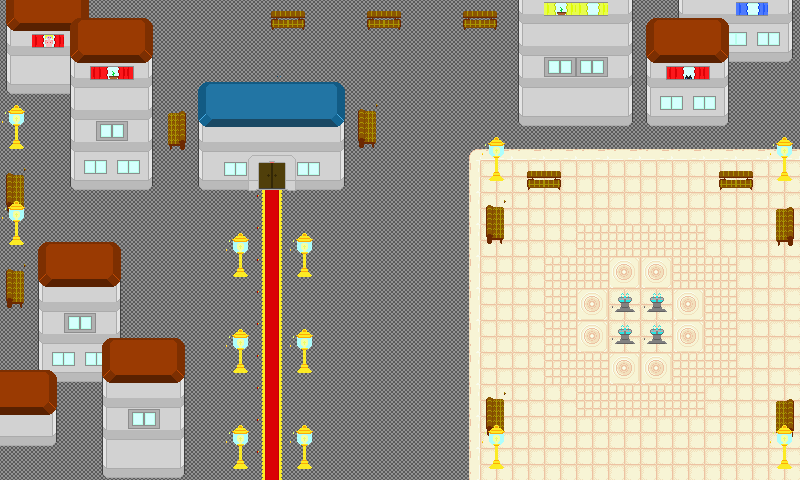

A level layout from a 2D game, rendered from its tile map. Below: a short description, then the map file with tile-grid data replaced by summaries:
An orthogonal 25x15 tile map with 32x32 px tiles, 7 tile layers (Tilelaag 1, detail, Change To Shop, Change Area, ...).

<map version="1.0" orientation="orthogonal" renderorder="right-down" width="25" height="15" tilewidth="32" tileheight="32" nextobjectid="4">
 <tileset firstgid="1" name="city tiles" tilewidth="32" tileheight="32" tilecount="180">
  <image source="city tiles.png" width="192" height="960" />
 </tileset>
 <layer name="Tilelaag 1" width="25" height="15">
  <data>[375 cells, 375 non-empty, 5 distinct tile ids]</data>
 </layer>
 <layer name="detail" width="25" height="15">
  <properties>
   <property name="Collision" value="false" />
  </properties>
  <data>[375 cells, 110 non-empty, 5 distinct tile ids]</data>
 </layer>
 <layer name="Change To Shop" width="25" height="15">
  <properties>
   <property name="EnterArea" value="shop" />
  </properties>
  <data>[375 cells, 1 non-empty, 1 distinct tile ids]</data>
 </layer>
 <layer name="Change Area" width="25" height="15">
  <properties>
   <property name="EnterArea" value="Route 1" />
  </properties>
  <data>[375 cells, 1 non-empty, 1 distinct tile ids]</data>
 </layer>
 <layer name="Changetosecrettunnel" width="25" height="15">
  <properties>
   <property name="EnterArea" value="SecretTunnel" />
  </properties>
  <data>[375 cells, 1 non-empty, 1 distinct tile ids]</data>
 </layer>
 <layer name="obstackles" width="25" height="15">
  <properties>
   <property name="Collision" value="true" />
  </properties>
  <data>[375 cells, 59 non-empty, 29 distinct tile ids]</data>
 </layer>
 <layer name="obstackles2" width="25" height="15">
  <properties>
   <property name="Collision" value="true" />
  </properties>
  <data>[375 cells, 121 non-empty, 52 distinct tile ids]</data>
 </layer>
</map>
